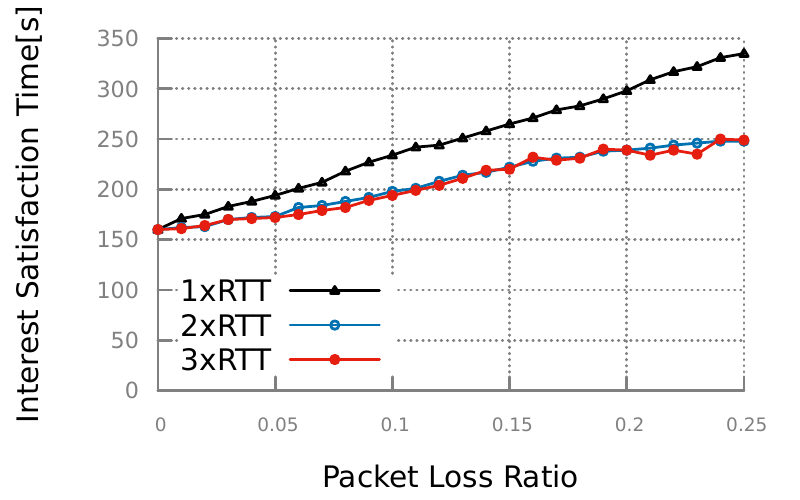

Write the gnuplot code that produced this figure.
#!/usr/bin/gnuplot
reset
load '../estimate/style.gp'

set output "h_satisfaction_loss.pdf"

set xlabel "Packet Loss Ratio"
set ylabel "Interest Satisfaction Time[s]"

set yrange[0:]
set key bottom left


plot \
"h_satisfaction_loss.dat" using 1:2 title '1xRTT' with linespoints ls 8, \
"h_satisfaction_loss.dat" using 1:3 title '2xRTT' with linespoints ls 6, \
"h_satisfaction_loss.dat" using 1:4 title '3xRTT' with linespoints ls 7, \
